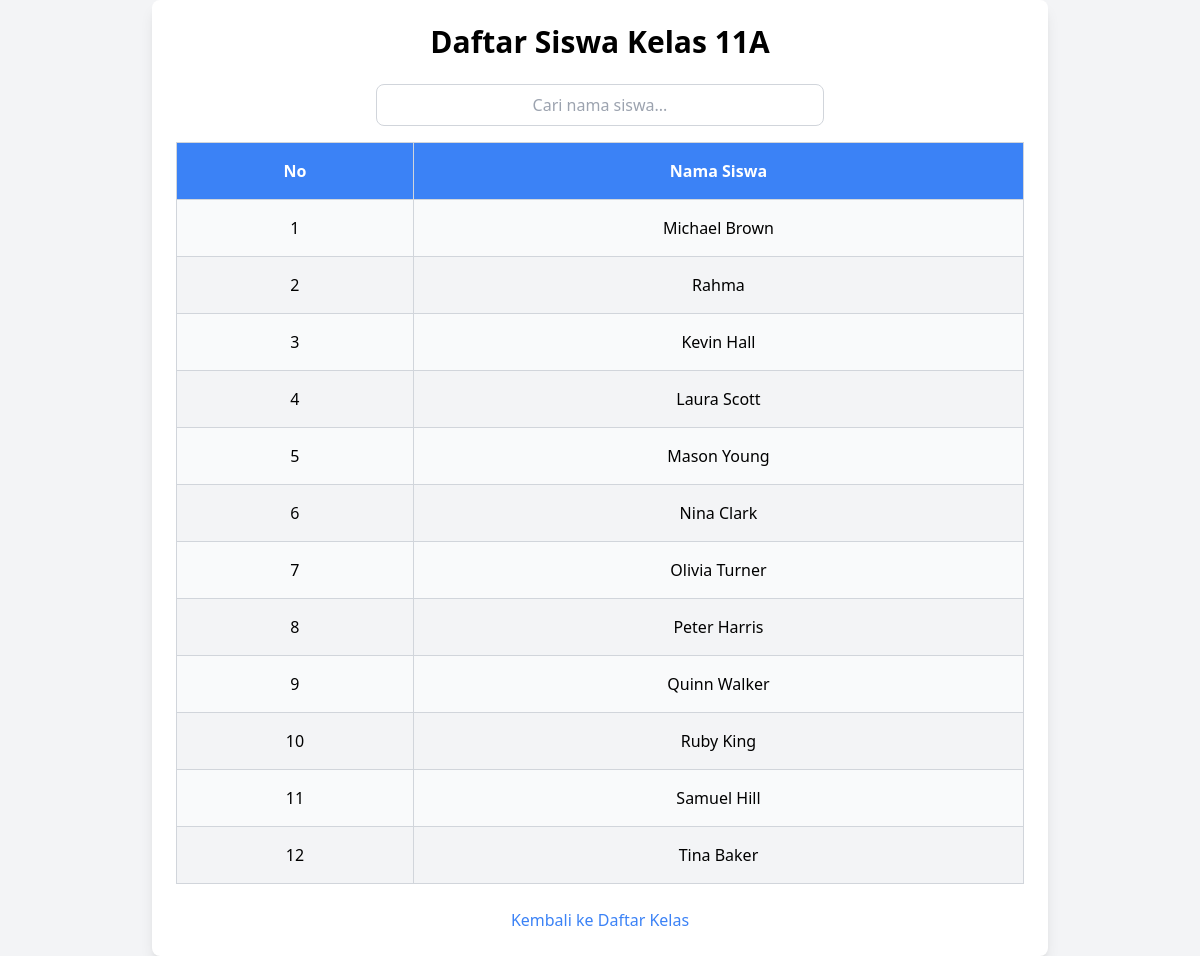
The page /dashboard/detail_kelas.php?class=11A (signed in) on the database its author committed.
### tables this page shows
CREATE TABLE `students` (
  `id` int(11) NOT NULL,
  `name` varchar(255) NOT NULL,
  `class` varchar(100) NOT NULL,
  `created_at` timestamp NOT NULL DEFAULT current_timestamp()
);

### dashboard/detail_kelas.php (the view, shortened to what this page needs)
<!DOCTYPE html>
<html lang="en">
<head>
    <script src="https://cdn.tailwindcss.com"></script>
</head>
<body class="bg-gray-100 min-h-screen flex items-center justify-center">
    <div class="bg-white shadow-lg rounded-lg w-full max-w-4xl p-6">
        <h2 class="text-3xl font-bold text-center mb-6">
            Daftar Siswa Kelas
            <?php echo htmlspecialchars($_GET['class']); ?>
        </h2>
        <div class="mb-4 text-center">
            <input type="text" id="searchInput" onkeyup="searchStudent()" placeholder="Cari nama siswa..."
                class="border border-gray-300 rounded-lg p-2 w-full max-w-md text-center" />
        </div>
        <table class="table-auto w-full text-center border-collapse border border-gray-300">
            <thead>
                <tr class="bg-blue-500 text-white">
                    <th class="border border-gray-300 p-4">No</th>
                    <th class="border border-gray-300 p-4">Nama Siswa</th>
                </tr>
            </thead>
            <tbody id="tableBody">
                <?php
                include '../fuction.php';
                $class = isset($_GET['class']) ? $_GET['class'] : '';
                $stmt = $conn->prepare("SELECT name FROM students WHERE class = ?");
                $stmt->bind_param("s", $class);
                $stmt->execute();
                $result = $stmt->get_result();
                if ($result->num_rows > 0) {
                    $no = 1;
                    while ($row = $result->fetch_assoc()) {
                        echo "<tr class='odd:bg-gray-50 even:bg-gray-100'>";
                        echo "<td class='border border-gray-300 p-4'>" . $no++ . "</td>";
                        echo "<td class='border border-gray-300 p-4 student-name'>" . htmlspecialchars($row['name']) . "</td>";
                        echo "</tr>";
                    }
                } else {
                    echo "<tr>";
                    echo "<td colspan='2' class='border border-gray-300 p-4 text-gray-500'>Tidak ada data siswa</td>";
                    echo "</tr>";
                }
                ?>
            </tbody>
        </table>
        <div class="text-center mt-6">
            <a href="kelas.php" class="text-blue-500 hover:underline">Kembali ke Daftar Kelas</a>
        </div>
    </div>
</body>
</html>

### rows shown on the page
students: name "Michael Brown"
students: name "Rahma"
students: name "Kevin Hall"
students: name "Laura Scott"
students: name "Mason Young"
students: name "Nina Clark"
students: name "Olivia Turner"
students: name "Peter Harris"
students: name "Quinn Walker"
students: name "Ruby King"
students: name "Samuel Hill"
students: name "Tina Baker"

### other values the page prints
$_GET['class'] "11A"
